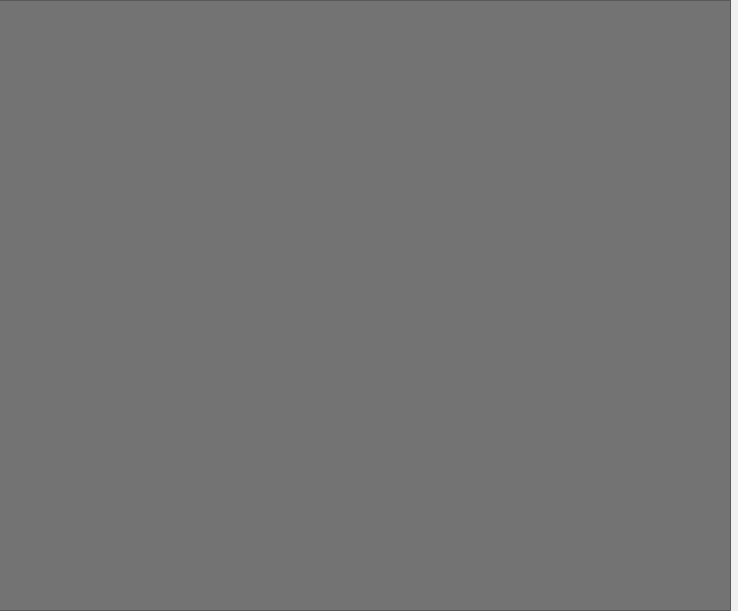
<?xml version="1.0" encoding="UTF-8"?>
<ui version="4.0">
 <class>ChatWidget</class>
 <widget class="QWidget" name="ChatWidget">
  <property name="geometry">
   <rect>
    <x>0</x>
    <y>0</y>
    <width>738</width>
    <height>611</height>
   </rect>
  </property>
  <property name="windowTitle">
   <string>Form</string>
  </property>
  <widget class="QListWidget" name="chatListView">
   <property name="geometry">
    <rect>
     <x>-10</x>
     <y>0</y>
     <width>741</width>
     <height>611</height>
    </rect>
   </property>
   <property name="styleSheet">
    <string notr="true">alternate-background-color: rgb(57, 57, 57);
background-color: rgb(115, 115, 115);
font-color: white;</string>
   </property>
   <property name="alternatingRowColors">
    <bool>true</bool>
   </property>
   <property name="currentRow">
    <number>-1</number>
   </property>
  </widget>
 </widget>
 <resources/>
 <connections/>
</ui>
